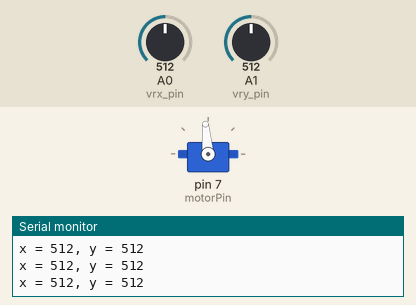
Bench run of a sketch on a simulated Arduino Uno, built with avr-gcc and run on an emulated ATmega328P. Shown: servo, the last lines printed to the serial monitor. Inputs (shaded band) come from the test bench; at power-on: A0 (vrx_pin) = 512, A1 (vry_pin) = 512.

Above: at 1.2 s.
1.3 s: A0 (vrx_pin) set to 589
2.8 s: A0 (vrx_pin) set to 617
At 4.0 s:
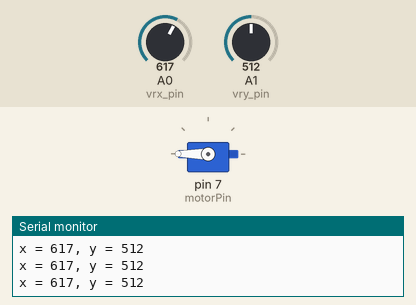
4.3 s: A0 (vrx_pin) set to 390
At 5.5 s:
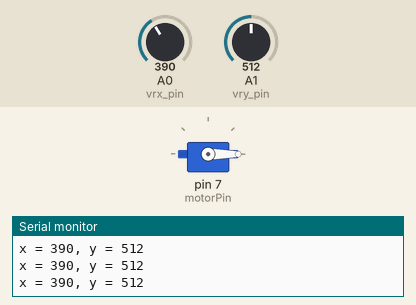
5.8 s: A0 (vrx_pin) set to 411
At 7.0 s:
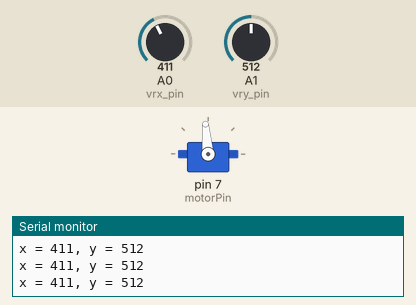
7.3 s: A0 (vrx_pin) set to 306
At 8.7 s:
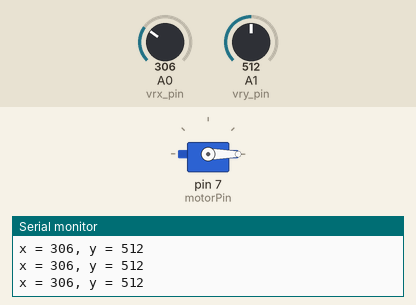
Timing chart, 0 to 9.8 s (numbered marks = the images above; inputs shaded):
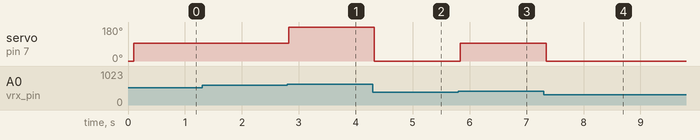

Measured:
- the behaviour switches between 600 and 601 on A0 (vrx_pin) (found by bisection; images 0 and 1)
- the behaviour switches between 399 and 400 on A0 (vrx_pin) (found by bisection; images 2 and 3)
- after the input at 2.8 s, servo on pin 7 (motorPin): 95° → 180° at once
- after the input at 4.3 s, servo on pin 7 (motorPin): 180° → 0° at once
- after the input at 5.8 s, servo on pin 7 (motorPin): 0° → 95° at once
- after the input at 7.3 s, servo on pin 7 (motorPin): 95° → 0° after 0.05 s

The sketch:

arduino_joystick_motor-QS.ino
```cpp
/*This enables the joystick control using the arduino joystick WITH A MOTOR.
Wiring:
GND -> GND
5V -> 5V
VRx -> Analog Pin
VRy -> Analog Pin
SW -> Digital Pin
Max values for x/y coordinates are 1021 and the min value are 502.
----------------------

Motor Wiring:
Typical (BUT MAY VARY):
Red -> 5V+
Brown -> GND
Yellow -> Digital Pin
*/

#include <Servo.h>

Servo servo1;

const int vrx_pin = A0;   //defines each directions pins
const int vry_pin = A1;
int motorPin = 7;

int xValue = 0;   //stores x and y vals
int yValue = 0;


void setup() {
  // put your setup code here, to run once:

  Serial.begin(9600);
  servo1.attach(motorPin);
}

void loop() {
  controlServo();
  readJoyValue();
  xValue = analogRead(vrx_pin); //reads the value from the analog pin
  yValue = analogRead(vry_pin);
  // put your main code here, to run repeatedly:


}

void readJoyValue(){
  Serial.print("x = ");
  Serial.print(xValue);
  Serial.print(", y = ");
  Serial.println(yValue);
  delay(100);  // Add a small delay to make the output more readable
}

void controlServo(){
  if(xValue < 400){
    servo1.write(0);
  }else if(xValue > 600){
    servo1.write(180);
  }else{
    servo1.write(95);
  }
}
```
